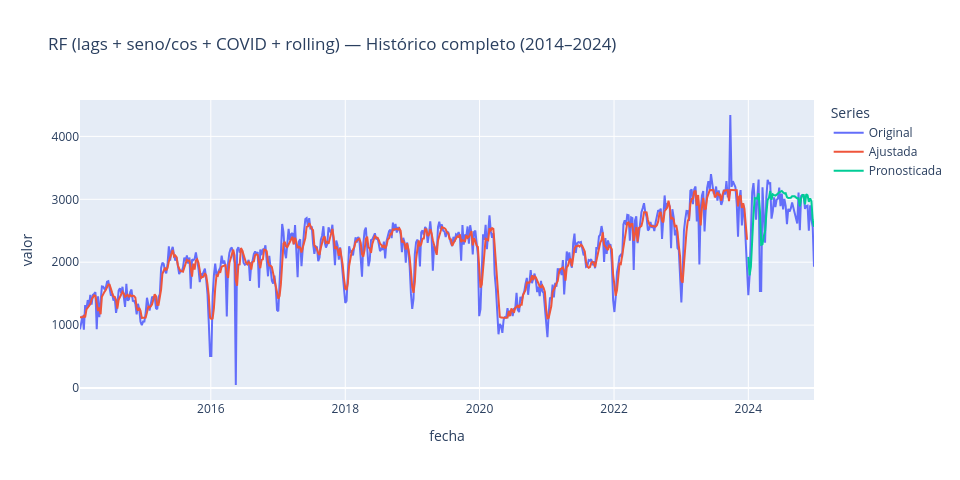

The cell this chart's notebook holds for it:
### Markdown cell above
##### 3.4.4.3. Visualización de resultados

### Code cell
# Crear dataframes con columnas correctas (cada array/serie como una columna)
df_ajustado = pd.DataFrame({
    'fecha': df['fecha'].iloc[y_real_train.index].values,
	'valor': y_pred_tr
}, index=y_real_train.index)

df_pronostico = pd.DataFrame({
    'fecha': df['fecha'].iloc[y_real_test.index].values,
	'valor': y_pred_te
}, index=y_real_test.index)

df_pronostico_c = pd.concat([df_ajustado, df_pronostico])

title = "RF (lags + seno/cos + COVID + rolling) — Histórico completo (2014–2024)"

# # Los datos a graficar
data_tuples = (
    (df_original, 'Original'),
    (df_ajustado, 'Ajustada'),
    (df_pronostico, 'Pronosticada'),
    # (df_pronostico_c, 'Pronosticada Completa'),
)

plot_forecast(
    *data_tuples,  # Desempaqueta los datos
    y='valor',
    title=title,
    **common_plot_args  # Desempaqueta los argumentos comunes
)

# Grafica solo de prueba
# Los datos a graficar
# data_tuples = (
#     (df_test, 'Real'),
#     (df_pronostico, 'Pronosticada'),
# )

# plot_forecast(
#     *data_tuples,  # Desempaqueta los datos
#     y='valor',
#     title=title,
#     **common_plot_args  # Desempaqueta los argumentos comunes
# )

### Figure 1 — Plotly figure (JSON) as saved in the notebook; plotly's stock layout.template omitted (floating-point values rounded to 4 significant figures; data arrays with more than 128 entries replaced by an {"elided": "..."} marker saying what was removed)
{"data": [{"customdata": {"elided": "571x1 int values"}, "hovertemplate": "<b>Original</b><br>Fecha: %{x}<br>valor: %{y}<br>Semana: %{customdata[0]}<extra></extra>", "mode": "lines", "name": "Original", "type": "scatter", "x": {"elided": "571 str values"}, "y": {"elided": "571 float values"}}, {"customdata": {"elided": "519x1 int values"}, "hovertemplate": "<b>Ajustada</b><br>Fecha: %{x}<br>valor: %{y}<br>Semana: %{customdata[0]}<extra></extra>", "mode": "lines", "name": "Ajustada", "type": "scatter", "x": {"elided": "519 str values"}, "y": {"elided": "519 float values"}}, {"customdata": [[1], [2], [3], [4], [5], [6], [7], [8], [9], [10], [11], [12], [13], [14], [15], [16], [17], [18], [19], [20], [21], [22], [23], [24], [25], [26], [27], [28], [29], [30], [31], [32], [33], [34], [35], [36], [37], [38], [39], [40], [41], [42], [43], [44], [45], [46], [47], [48], [49], [50], [51], [52]], "hovertemplate": "<b>Pronosticada</b><br>Fecha: %{x}<br>valor: %{y}<br>Semana: %{customdata[0]}<extra></extra>", "mode": "lines", "name": "Pronosticada", "type": "scatter", "x": ["2024-01-01T00:00:00", "2024-01-08T00:00:00", "2024-01-15T00:00:00", "2024-01-22T00:00:00", "2024-01-29T00:00:00", "2024-02-05T00:00:00", "2024-02-12T00:00:00", "2024-02-19T00:00:00", "2024-02-26T00:00:00", "2024-03-04T00:00:00", "2024-03-11T00:00:00", "2024-03-18T00:00:00", "2024-03-25T00:00:00", "2024-04-01T00:00:00", "2024-04-08T00:00:00", "2024-04-15T00:00:00", "2024-04-22T00:00:00", "2024-04-29T00:00:00", "2024-05-06T00:00:00", "2024-05-13T00:00:00", "2024-05-20T00:00:00", "2024-05-27T00:00:00", "2024-06-03T00:00:00", "2024-06-10T00:00:00", "2024-06-17T00:00:00", "2024-06-24T00:00:00", "2024-07-01T00:00:00", "2024-07-08T00:00:00", "2024-07-15T00:00:00", "2024-07-22T00:00:00", "2024-07-29T00:00:00", "2024-08-05T00:00:00", "2024-08-12T00:00:00", "2024-08-19T00:00:00", "2024-08-26T00:00:00", "2024-09-02T00:00:00", "2024-09-09T00:00:00", "2024-09-16T00:00:00", "2024-09-23T00:00:00", "2024-09-30T00:00:00", "2024-10-07T00:00:00", "2024-10-14T00:00:00", "2024-10-21T00:00:00", "2024-10-28T00:00:00", "2024-11-04T00:00:00", "2024-11-11T00:00:00", "2024-11-18T00:00:00", "2024-11-25T00:00:00", "2024-12-02T00:00:00", "2024-12-09T00:00:00", "2024-12-16T00:00:00", "2024-12-23T00:00:00"], "y": [2084.0, 1790.0, 1929.0, 2428.0, 2760.0, 3018.0, 3009.0, 3012.0, 3097.0, 2811.0, 2277.0, 2285.0, 2413.0, 2491.0, 2769.0, 2989.0, 3023.0, 3132.0, 2991.0, 3079.0, 3067.0, 3058.0, 3074.0, 3099.0, 3112.0, 3121.0, 3131.0, 3110.0, 3093.0, 3098.0, 3034.0, 3020.0, 3029.0, 3025.0, 3048.0, 3048.0, 3047.0, 3031.0, 3015.0, 3017.0, 2887.0, 3015.0, 3067.0, 3067.0, 2920.0, 3082.0, 3064.0, 2959.0, 3015.0, 2968.0, 2670.0, 2563.0]}], "layout": {"height": 480, "hovermode": "x unified", "legend": {"title": {"text": "Series"}}, "title": {"text": "RF (lags + seno/cos + COVID + rolling) — Histórico completo (2014–2024)"}, "width": 960, "xaxis": {"title": {"text": "fecha"}}, "yaxis": {"title": {"text": "valor"}}}}
